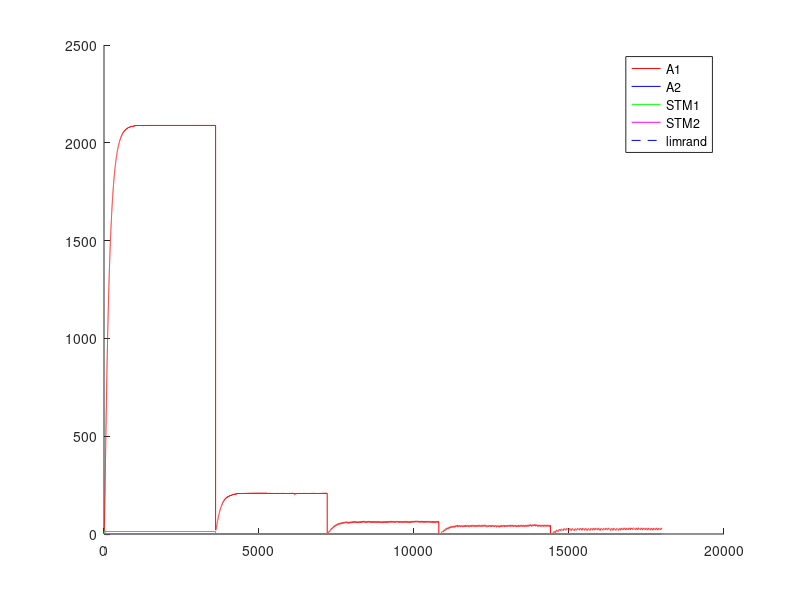

Recreate this plot in MATLAB. (Note: this script raises an error after producing the figure.)
%% Experimento con Fixed-Ratio - FR - Tasa fija
%% Existen multiples intancias de palanquelo (cada vez que realiza respuesta decide si realiza otro o no)
%% Sesiones de 3600 segundos
%% 3 sesiones por tasa de refuerzo (o quizas hasta que sature)
%% 5 sesiones por Experimento.
%% Cada sesion 
%% Tiempo para realizar un respuesta 1 segundo
%% 
%% La probabilidad de eleccion se ajusta al nivel de maxima frecuencia de palanqueo

close all
clc
clear

%% Matriz de pago 0 1 
%% 1 - 
%%%
%%% 
function rf = feel(pellets)
  rf=0;
  if (nargin~=0)
    rf=(12.8*(1-exp(-.25.* pellets.^(2))))+(12.8*(1-exp(-.5.* pellets)));
  else
    error ("Faltan parametros");
  endif
endfunction
%% 
%% 

%% INICIALIZATION
%%%%%% CONSTANTES DE SESIONES
Ntrial  =  1 ;   %% un trial de 3600 segundos
tTrial  =  3600; %% en segundos
tResp   =  1;    %% en segundos
tMuestreo = 0.25;%% en segundos
Nses    =  5 ;
Fr=[1,10,30,40,60];
Ntest   =  1;
limrand =  0.138;
saving  =  0.01 ;
%%%%%% CONSTANTES DE DECAIMIENTO
alpha = 1*tMuestreo;
beta  = 0.125*tMuestreo ;
gamma = 0.0067*tMuestreo;%0.025 ; 
delta = 1*tMuestreo;
%%%%%% INICIALIZACION
palanca = zeros(2,1);
Rf_1=0;
Rf_2=0;
A1=zeros(1,Ntest);
A2=zeros(1,Ntest);
stm_1=zeros(2,Ntest);
stm_2=zeros(2,Ntest);
d=1;
x_1=zeros(30,1);
x_2=zeros(30,1);
sesion = zeros(Nses,1);
trialXsesion = zeros(Nses,Ntrial);
terminal_sesion=zeros(Nses,1);
nb_coop = zeros(Nses,Ntest);
contadorP1=0;
contadorP2=0;

%% CALCULO DE AROUSAL MAXIMO
%% Iteraciones de respuesta refuerzo para encotnrar el STM medio
Nconfig=10; %% Tasa de respuesta de configuracion
%plot([1:0.01:20],(12.8*(1-exp(-.25.* [1:0.01:20].^(2))))+(12.8*(1-exp(-.5.* [1:0.01:20]))),'.k')
R1 = floor(feel(1)); %tiempo de refuezo para R
l1 = Nconfig/tMuestreo; % duracion entre trials
suma = 0; %suma es un valor necesaria para calcular max1 y min1
suma = alpha*R1 %% Refuerzo cada N respuestas
iter=100; %% numero de iteraciones para que converja el stm
max1 = 0; %maximum de stm1
min1 = 0; %minimum de stm1
for i = 1:iter 
  suma = (1-beta)^(Nconfig/tMuestreo)*suma;%% Instantes que decae el stm
  min1=suma;
  suma += alpha*R1; %Refuerzo
  max1=suma;
end
comp=.88;
S1 = (((max1-min1)*(comp*l1))/2)+min1*comp*l1; %calcul de la superficie del triangulo mas la de el rectangulo
stm_1_medio = S1/(l1);
A1max = (delta/gamma)*stm_1_medio;

%% INICIO DE LAS ITERATIONS
for l = 1:Ntest  %% TESTES
  Num=0;
  for k = 1:Nses  %% SESIONES (cambia el N)
    i=2;
    %duracion = [1,tTrial*ones(1,Ntrial)];
    
    contador = 1;
    palanca(1)=randi(2);
    %% Agregar tasa de refuerzos  %%
    
    if k>1
      A1(Num+1,l)=saving*A1(Num,l);
      A2(Num+1,l)=saving*A2(Num,l);
      stm_1(Num+1,l)=0*stm_1(Num,l);
      stm_2(Num+1,l)=0*stm_2(Num,l); 
      %%% ELECCION DE LA PRIMERA PALANCA 
      if A1(Num,1)>A2(Num,1)
        palanca(2)=1;
      else
        palanca(2)=2;
      end
    end       
    
    for j=2:(Ntrial*tTrial/tMuestreo) %% Todos los trials juntos
      
      if contador == tResp/tMuestreo%duracion(i)
        contador = 1;
        
        i = i+1 ;
        J = j ;
        P(i,k)=0.5*(1-exp(-(5*A1((j-1)+Num,l))/A1max))+0.5; %probabilidad en exponential
        %P=.99;
        %P2(i,k)=0.5*(1-exp(-(5*A2((j-1)+Num,l))/A2max))+0.5;
        
        a = rand ;
        %%% ELECCION DE LA PALANCA %%% Basicamente elige palanquear o no palanquear
        if (A1((j-1)+Num,l)<=limrand)&&(A2((j-1)+Num,l)<=limrand)
          palanca(i)=randi(2);
        elseif (A1((j-1)+Num,l)>=limrand)&&(A2((j-1)+Num,l)<=limrand)
          if a>=P(i,k)
            palanca(i)=2;
          else
            palanca(i)=1;
          end
        elseif (A1((j-1)+Num,l)<=limrand)&&(A2((j-1)+Num,l)>=limrand)
          if a>=P(i,k)
            palanca(i)=1;
          else
            palanca(i)=2;
          end
        end
        %% Contadores para tasa de refuerzo
        if palanca(i)==1
          contadorP1++;
        else
          contadorP2++;
        endif
        %%% REFUERZO %%%
        if (contadorP1==Fr(k))
          %if (palanca(i)==1) %% palanquea
          Rf_1=floor(feel(1));
          Rf_2=0;
          %elseif (palanca(i-1)==2) %% No palanquea
          %  Rf_1=0;
          %  Rf_2=0;%floor(10*(1-exp(-0.8* 2 )));
          %end
          %stm_1(j+Num,l)=(1-beta)*stm_1((j-1)+Num,l)+alpha*Rf_1;
          %stm_2(j+Num,l)=(1-beta)*stm_2((j-1)+Num,l)+alpha*Rf_2;
          contadorP1=0;
        end
      else
        contador=contador +1;
        Rf_1=0;
        Rf_2=0;
      end
      stm_1(j+Num,l)=(1-beta)*stm_1((j-1)+Num,l)+alpha*Rf_1;
      stm_2(j+Num,l)=(1-beta)*stm_2((j-1)+Num,l)+alpha*Rf_2;
      A1(j+Num,l)=(1-gamma)*A1((j-1)+Num,l)+delta*stm_1(j+Num,l);
      A2(j+Num,l)=(1-gamma)*A2((j-1)+Num,l)+delta*stm_2(j+Num,l);
      
%      if floor(j/tTrial)==(j/tTrial)
%        trialXsesion()
%      end
    end
    
    
    %%% CONTADOR DE A QUE J SE CAMBIA LA SESION
    %sesion(k-1,l)=j;
    sesion(k,l)=j+Num;
    %%% DEFINICION DE NUM
%    compteur = 0 ;
%    for i=1:length(A1(:,l))
%      if A1(i,l)~=0
%        compteur = compteur +1;
%      end
%    end
%    Num=compteur;
    Num = j+Num;
    Sizemat = length(A1);
    
    for j = 1:Ntrial
      if palanca(j)==1
        %nb_coop(k-1,l)= nb_coop(k-1,l)+1;
        nb_coop(k,l)= nb_coop(k,l)+1;
      end
    end
  end
end


%%% PRUEBAS 
%%% ENCONTRA LA LONGITUD REAL DEL EXPERIMENTACION
nonnul = zeros(Ntest,1);
for k=1:Ntest
  for i=1:length(A1)
    if A1(i,k) ~= 0
      nonnul(k)=nonnul(k)+1;
    end
  end
end

%%% PRUEBA I _ PESO DE LA EXPERIMENTACION EN LA MEMORIA
porcent = 0;
for i = 1:Ntest
  if sum(A1(:,i)) > 10 * sum(A2(:,i))
    porcent = porcent +1;
  end
end

%%% PRUEBA II _ SI LA EXCITATION ALCANZA A SU MAXIMUM
maxima = zeros(Ntest,1);
for k = 1:Ntest
  if floor(max(A1(:,k))) == floor(max(max(A1))) 
    maxima(k) = maxima(k) +1;
  end
end

%%% PRUEBA III _ EN QUE SESION LA PALANCA GANA DE VERDAD
%ird = zeros(Ntest,1);
%for k = 1:Ntest
%  i=1;
%  while 1
%    if A1(nonnul(k)-i,k) < limrand
%      ird(k) = nonnul(k)-i+1;
%      break;
%    else
%      i=i+1;
%    end
%  end
%end
%
%%%% PRUEBA IV _ CONVIERTE J EN NUMERO DE SESION
%for k = 1:Ntest
%  i=1;
%  while 1
%    if ird(k) <= sum(sesion(1:i)+50)
%      ird(k)=i;
%      break;
%    else
%      i=i+1;
%    end
%  end
%end

%%% PRUEBA V _ PORCENTAJE DE COOPERACION POR SESION / EXPERIMENTO


porcentaje_coop_sesion=zeros(Nses,Ntest);
porcentaje_coop_experimento=zeros(Ntest,1);
for k = 1:Ntest
  porcentaje_coop_experimento(k)=sum(nb_coop(:,k))/(Ntrial*Nses)*100;
end

%for i=1:Ntest
%  terminal_sesion(1,i)=sesion(1,i);
%  for j=2:Nses
%    terminal_sesion(j,i)=sesion(j,i)+terminal_sesion(j-1,i);
%  end
%end

%%% DEMOSTRACION 


%promedio_sesion=sum(ird)/Ntest
porcent_10xsuperior_al_otra=porcent/Ntest * 100;
cuanto_alcanzan_al_maxima=sum(maxima)/Ntest * 100;
porcentaje_coop_experimento;
porcentaje_coop_sesion=floor(nb_coop/Ntrial*100);


for i=1:Ntest
  figure
  hold on
  plot((1:Sizemat)*tMuestreo,A1(:,i),'r',(1:Sizemat)*tMuestreo,A2(:,i),'b',(1:Sizemat)*tMuestreo,stm_1(:,i),'g',(1:Sizemat)*tMuestreo,stm_2(:,i),'m',(1:Sizemat)*tMuestreo,limrand*ones(1,length([1:Sizemat])),'--b')
  legend("A1","A2","STM1","STM2","limrand");
  for j=1:Nses
    %plot(sesion(j,i)*ones(1,max(max(A1(:,i)))),(1:max(max(A1(:,i)))),'--k');
    h=plot((sesion(j,i).*tMuestreo)*ones(1,max(max(A1(:,i)))),(1:max(max(A1(:,i)))),'--k');
    set(h, "linewidth", 2);
    if j==1
      h=plot(0:sesion(j,i)/4,P(:,j)'*A1max,'.-m');
    else
      h=plot(sesion(j-1,i)/4:sesion(j,i)/4,P(:,j)'*A1max,'.-m');
    endif
  endfor
  plot(0:sesion(Nses,i),A1max*ones(1,length(0:sesion(Nses,i))))
  hold off;
endfor

%% Maximos exitos por tasa= 10-360 - 30-120 - 40-65 - 60-60 

color = 'rgbmkmrgbk';
figure
hold on
for i=1:Ntest
  plot(1:Nses,porcentaje_coop_sesion(:,i),'Color',color(i));
  title('Porcentaje de Cooperacion');
  xlabel('Numero de sesion');
  ylabel('Porcentaje');
end
hold off

%%% probl�me de temps, pas le temps de d�croitre du coup red�marre plus
%%% haut CQFD
%%%% CASTIGO DE TIEMPO 
%%%% CUANTO VECES ELIGE COOPERATION
%%% Pour chaque session r�cup�rer le nombre de coop�ration et tracer la
%%% courbe correspondante 

